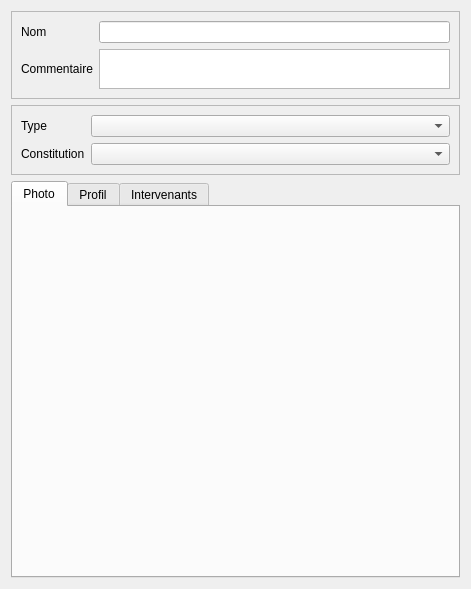
<?xml version="1.0" encoding="UTF-8"?>
<ui version="4.0">
 <class>Form</class>
 <widget class="QWidget" name="Form">
  <property name="geometry">
   <rect>
    <x>0</x>
    <y>0</y>
    <width>471</width>
    <height>589</height>
   </rect>
  </property>
  <property name="windowTitle">
   <string>Form</string>
  </property>
  <layout class="QVBoxLayout" name="verticalLayout" stretch="0,1,10">
   <item>
    <widget class="QFrame" name="frame_2">
     <property name="frameShape">
      <enum>QFrame::StyledPanel</enum>
     </property>
     <property name="frameShadow">
      <enum>QFrame::Raised</enum>
     </property>
     <layout class="QGridLayout" name="gridLayout">
      <item row="0" column="1">
       <widget class="QLineEdit" name="lineEdit_nom"/>
      </item>
      <item row="0" column="0">
       <widget class="QLabel" name="label_2">
        <property name="text">
         <string>Nom</string>
        </property>
       </widget>
      </item>
      <item row="1" column="1">
       <widget class="QTextBrowser" name="textBrowser_comm">
        <property name="maximumSize">
         <size>
          <width>16777215</width>
          <height>40</height>
         </size>
        </property>
        <property name="readOnly">
         <bool>false</bool>
        </property>
       </widget>
      </item>
      <item row="1" column="0">
       <widget class="QLabel" name="label_9">
        <property name="text">
         <string>Commentaire</string>
        </property>
       </widget>
      </item>
     </layout>
    </widget>
   </item>
   <item>
    <widget class="QFrame" name="frame">
     <property name="frameShape">
      <enum>QFrame::StyledPanel</enum>
     </property>
     <property name="frameShadow">
      <enum>QFrame::Raised</enum>
     </property>
     <layout class="QFormLayout" name="formLayout">
      <item row="0" column="0">
       <widget class="QLabel" name="label">
        <property name="text">
         <string>Type</string>
        </property>
       </widget>
      </item>
      <item row="1" column="0">
       <widget class="QLabel" name="label_3">
        <property name="text">
         <string>Constitution</string>
        </property>
       </widget>
      </item>
      <item row="0" column="1">
       <widget class="QComboBox" name="comboBox_type"/>
      </item>
      <item row="1" column="1">
       <widget class="QComboBox" name="comboBox_contitution"/>
      </item>
     </layout>
    </widget>
   </item>
   <item>
    <widget class="QTabWidget" name="tabWidget">
     <property name="currentIndex">
      <number>0</number>
     </property>
     <widget class="QWidget" name="tab_1">
      <attribute name="title">
       <string>Photo</string>
      </attribute>
      <layout class="QVBoxLayout" name="verticalLayout_2"/>
     </widget>
     <widget class="QWidget" name="tab_2">
      <attribute name="title">
       <string>Profil</string>
      </attribute>
      <layout class="QVBoxLayout" name="verticalLayout_5"/>
     </widget>
     <widget class="QWidget" name="tab_3">
      <attribute name="title">
       <string>Intervenants</string>
      </attribute>
      <layout class="QVBoxLayout" name="verticalLayout_4">
       <item>
        <widget class="QGroupBox" name="groupBox_2">
         <property name="title">
          <string>Intervenants</string>
         </property>
         <layout class="QVBoxLayout" name="verticalLayout_3">
          <property name="margin">
           <number>3</number>
          </property>
          <item>
           <widget class="QTextBrowser" name="textBrowser_intervenants">
            <property name="maximumSize">
             <size>
              <width>16777215</width>
              <height>60</height>
             </size>
            </property>
           </widget>
          </item>
          <item>
           <widget class="QPushButton" name="pushButton_defineinter">
            <property name="text">
             <string>Definir les intervenants</string>
            </property>
           </widget>
          </item>
         </layout>
        </widget>
       </item>
       <item>
        <spacer name="verticalSpacer">
         <property name="orientation">
          <enum>Qt::Vertical</enum>
         </property>
         <property name="sizeHint" stdset="0">
          <size>
           <width>20</width>
           <height>40</height>
          </size>
         </property>
        </spacer>
       </item>
      </layout>
     </widget>
    </widget>
   </item>
  </layout>
 </widget>
 <resources/>
 <connections/>
</ui>
